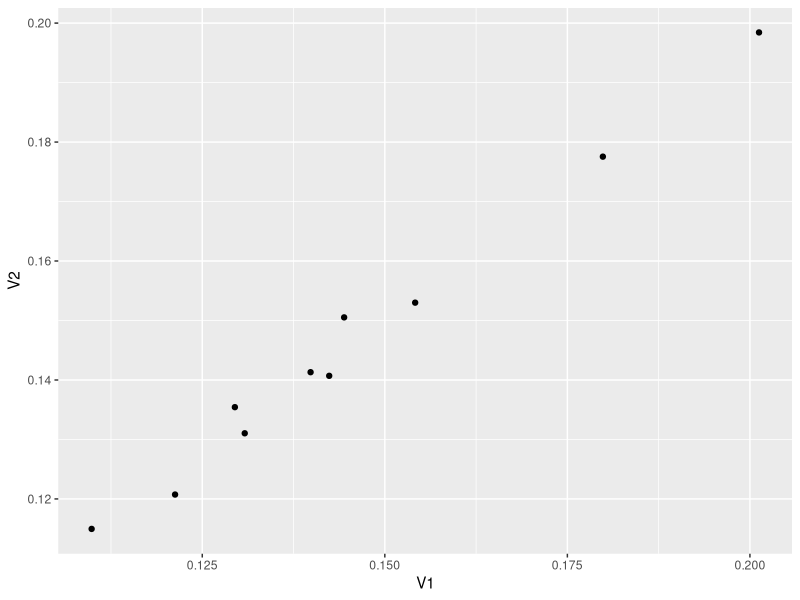

This figure's R source: (Note: this script raises an error after producing the figure.)
## ---- chunk 1
knitr::opts_chunk$set(echo = TRUE)
## ---- chunk 2
## Load packages

library(tidyverse)
library(dplyr)
## ---- chunk 3
#Create data frames containing the original data
og_df <- read_csv("HW1 Data.csv")
og_df


shark_df <- og_df %>% 
  select(pixel, cost_of_pixel, shark_suitability, tuna_suitability)

tuna_df <- og_df %>% 
  select(pixel, cost_of_pixel, tuna_suitability, shark_suitability)
## ---- chunk 4

### PART B ###

#Arrange dataframes by cost to find the best suitability pixels by cost

shark_suit_df <- shark_df %>% 
  mutate("suit_per_unit_cost" = shark_suitability/cost_of_pixel) %>% 
  arrange(-suit_per_unit_cost) %>%
  mutate("cum_sum" = cumsum(cost_of_pixel)) %>%
  filter(cum_sum <200)

shark_suit_df


##solve for alpha##

alpha_shark <- 1/(sum(og_df$shark_suitability)^0.6)

alpha_tuna <- 1/(sum(og_df$tuna_suitability)^0.6)
  
#find the probability of survival for both species even when sharks are sole concern

prob_shark <- alpha_shark*(sum(shark_suit_df$shark_suitability)^0.6)

prob_tuna <- alpha_tuna*(sum(shark_suit_df$tuna_suitability)^0.6)


## ---- chunk 5

### PART C ###

##Tuna are sole concern

#Arrange dataframes by cost
tuna_suit_df <- tuna_df %>% 
  mutate("suit_per_unit_cost" = tuna_suitability/cost_of_pixel) %>% 
  arrange(-suit_per_unit_cost) %>%
  mutate("cum_sum" = cumsum(cost_of_pixel)) %>%
  filter(cum_sum <200)

tuna_suit_df

## ---- chunk 6

### PART D ###
## Create 10 random reserve networks that you can afford within your budget. Show probability performance on a figure. 

##kyle created a for loop for the random number generator. new data frame, shark prob calc tuna prob calc
# 
# foo = seq(1, 100, by=2)
# 
# foo.squared = NULL
# 
# for (i in 1:50 ) {
# foo.squared[i] = foo[i]^2
# }

# tuna_suit_df <- tuna_df %>% 
#   mutate("suit_per_unit_cost" = tuna_suitability/cost_of_pixel) %>% 
#   arrange(-suit_per_unit_cost) %>%
#   mutate("cum_sum" = cumsum(cost_of_pixel)) %>%
#   filter(cum_sum <200)
# 
# tuna_suit_df

reserve.random = data.frame()
rando.probs = data.frame()

for (i in 1:10) {
  reserve.random = og_df[sample(1:nrow(og_df)),] %>%
       mutate("cum_sum" = cumsum(cost_of_pixel)) %>%
       filter(cum_sum <200) 
  
  rando.probs[i,1] = alpha_shark*(sum(reserve.random$shark_suitability)^0.6)
  rando.probs[i,2] = alpha_tuna*(sum(reserve.random$tuna_suitability)^0.6)

}

rando_probs_graph <- ggplot(rando.probs, aes(V1,V2)) +
  geom_point()

rando_probs_graph

## ---- chunk 7

### PART E ###

##for loop i in whatever weights you want for a function you create for the probability calculation

survival_weight <- function(w) {
  
  shark_suit_df$cba <- (w*shark_suit_df$shark_suitability + (1-w)*shark_suit_df$tuna_suitability)/shark_df$cost_of_pixel
  
  x <- shark_df %>%
    arrange(desc(cba)) %>%
    mutate(cum_sum = cum_sum(cost_of_pixel)) %>%
    filter(cum_sum <200)
  
  survival[1,1] <- alpha_shark*(sum(x$shark_suitability)^0.6)
  survival[1,2] <- alpha_tuna*(sum(x$tuna_suitability)^0.6)
  
  return(survival)
}

##for loop

weights <- seq(0,1,0.1)

solution <- lapply(weights, survival_weight)


df <- data.frame()
for (i in 1:length(solution)) {
  df[i,1:2] <-solution[[i]]
}

## ---- chunk 8


